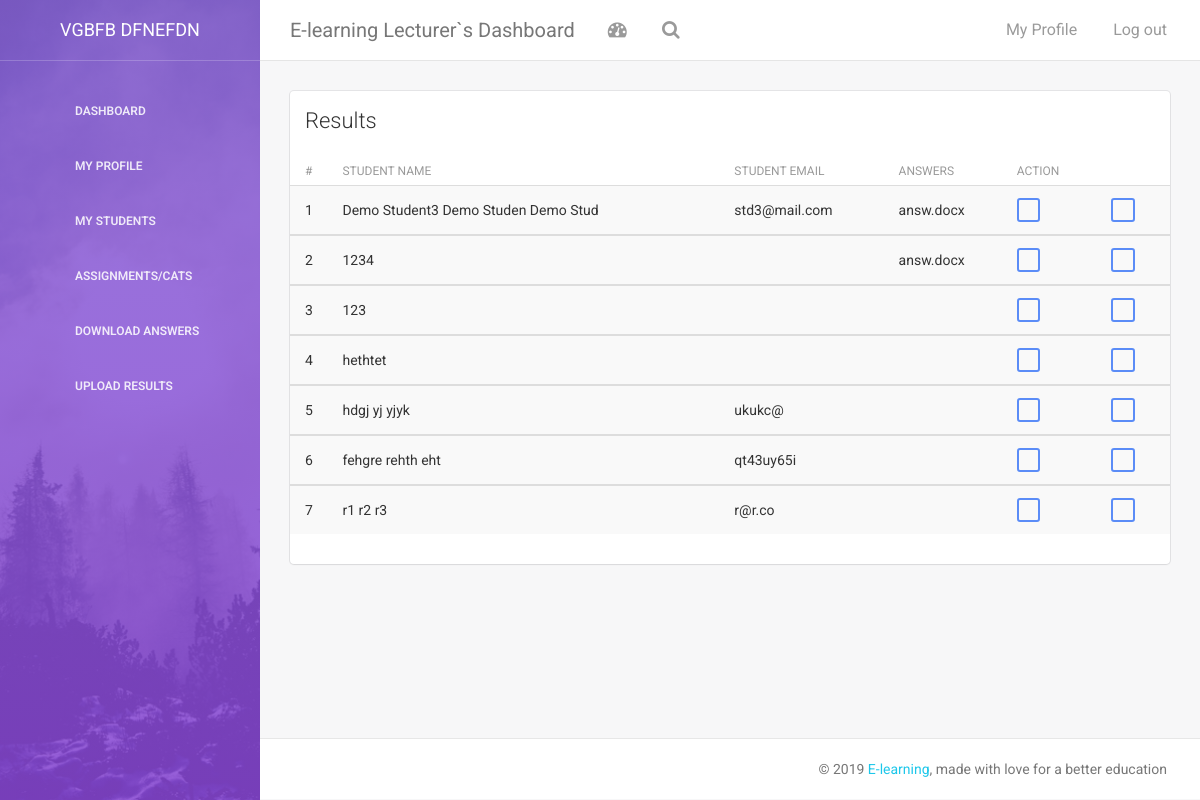
The page /lec/lec-upload-results.php (signed in) on the database its author committed.
### tables this page shows
CREATE TABLE `lec` (
  `id` int(20) NOT NULL,
  `fname` varchar(20000) NOT NULL,
  `mname` varchar(2000) NOT NULL,
  `lname` varchar(2000) NOT NULL,
  `national_id` varchar(2000) NOT NULL,
  `gender` varchar(2000) NOT NULL,
  `lec_no` varchar(2000) NOT NULL,
  `phoneno` varchar(2000) NOT NULL,
  `email` varchar(2000) NOT NULL,
  `password` varchar(2000) NOT NULL,
  `bio` varchar(200) NOT NULL,
  `pic` varchar(200) NOT NULL,
  `course` varchar(100) DEFAULT NULL
);

CREATE TABLE `student` (
  `stdid` int(10) NOT NULL,
  `firstname` varchar(20) DEFAULT NULL,
  `middlename` varchar(20) DEFAULT NULL,
  `lastname` varchar(20) DEFAULT NULL,
  `email` varchar(100) DEFAULT NULL,
  `password` varchar(10) DEFAULT 'student',
  `course` varchar(100) DEFAULT NULL,
  `image` varchar(200) DEFAULT NULL,
  `phone` varchar(10) DEFAULT NULL,
  `admissiondate` timestamp(5) NOT NULL DEFAULT CURRENT_TIMESTAMP(5) ON UPDATE CURRENT_TIMESTAMP(5),
  `ans` varchar(200) NOT NULL,
  `results` varchar(200) NOT NULL
);

### lec/lec-upload-results.php (the view, shortened to what this page needs)
<?php
include('includes/config.php');
$aid=$_SESSION['id'];?>
<?php include('includes/head.php')?>
<body>
<div class="wrapper">
    <?php include("includes/navbar.php")?>
    <div class="main-panel">
		<?php include("includes/mobile-nav.php")?>
        <div class="content">
            <div class="container-fluid">
                <div class="row">
                    <div class="col-md-12">
                        <div class="card">
                            <div class="header">
                                <h4 class="title">Results</h4>
                            </div>
                            <div class="content table-responsive table-full-width">
                                <table class="table table-hover table-striped">
                                    <thead>
                                        <th>#</th>
                                    	<th>Student Name</th>
                                        <th>Student Email</th>
                                        <th>Answers</th>
                                        <th>Action</th>
                                        </thead>
                                    <tbody>
                                    <?php
                   $ret="SELECT * FROM student ";
                    $stmt= $mysqli->prepare($ret) ;
                    $stmt->execute() ;
                    $res=$stmt->get_result();
                    $cnt=1;
                    while($row=$res->fetch_object())
                    	  {
                    	  	?>
                                        <tr>
                                        <td><?php echo $cnt;?></td>
                                        <td><?php echo $row->firstname;?> <?php echo $row->middlename;?> <?php echo $row->lastname;?></td>
                                        <td><?php echo $row->email;?></td>
                                        <td><?php echo $row->ans;?></td>
                                        <td><a href="lec-upload-individual-result.php?id=<?php echo $row->stdid;?>"><button class="btn btn-primary btn-xs"><i class="pe-7s-upload"></i></i></button></a></td>
                                        <td><a href="../answers/<?php echo $row->ans;?>"><button class="btn btn-primary btn-xs"><i class="pe-7s-download"></i></i></button></a></td>
                                        </tr>
                                    </tbody>
                                    <?php $cnt=$cnt+1; } ?>
                                </table>
                            </div>
                        </div>
                    </div>
                </div>
            </div>
        </div>
    <?php include('includes/footer.php')?>
    </div>
</div>
</body>
</html>

### lec/includes/navbar.php
<div class="sidebar" data-color="purple" data-image="assets/img/sidebar-5.jpg">
<?php
        $aid=$_SESSION['id'];
      	$ret="select * from lec where id=?";
      	$stmt= $mysqli->prepare($ret) ;
      	$stmt->bind_param('i',$aid);
      	$stmt->execute() ;
      	$res=$stmt->get_result();
      	while($row=$res->fetch_object())
      	  {
      	  	?>
    	<div class="sidebar-wrapper">
            <div class="logo">
                <a href="#" class="simple-text">
                    <?php echo $row->fname;?> <?php echo $row->lname;?>
                </a>
            </div>
          <ul class="nav">
                <li>
                    <a href="lec-dashboard.php">
                        <i class="pe-7s-graph"></i>
                        <p>Dashboard</p>
                    </a>
                </li>
                <li>
                    <a href="lec-profile.php">
                        <i class="pe-7s-user"></i>
                        <p>My Profile</p>
                    </a>
                </li>
                <li>
                    <a href="lec-view-students.php">
                        <i class="pe-7s-users"></i>
                        <p>My Students</p>
                    </a>
                </li>
                <li>
                    <a href="lec-upload-questions.php">
                        <i class="pe-7s-note2"></i>
                        <p>Assignments/Cats</p>
                    </a>
                </li>
                <li>
                    <a href="lec-download-answers.php">
                        <i class="pe-7s-download"></i>
                        <p>Download Answers</p>
                    </a>
                </li>
                <li>
                    <a href="lec-upload-results.php">
                        <i class="pe-7s-upload"></i>
                        <p>Upload Results</p>
                    </a>
                </li>
            </ul>
            </div>
    </div>
    <?php }?>

### rows shown on the page
lec: fname "VGBFB", lname "DFNEFDN"
student: firstname "Demo Student3", middlename "Demo Studen", lastname "Demo Stud", email "std3@mail.com", ans "answ.docx"
student: firstname "1234", ans "answ.docx"
student: firstname "123"
student: firstname "hethtet"
student: firstname "hdgj", middlename "yj", lastname "yjyk", email "ukukc@"
student: firstname "fehgre", middlename "rehth", lastname "eht", email "qt43uy65i"
student: firstname "r1", middlename "r2", lastname "r3", email "r@r.co"
